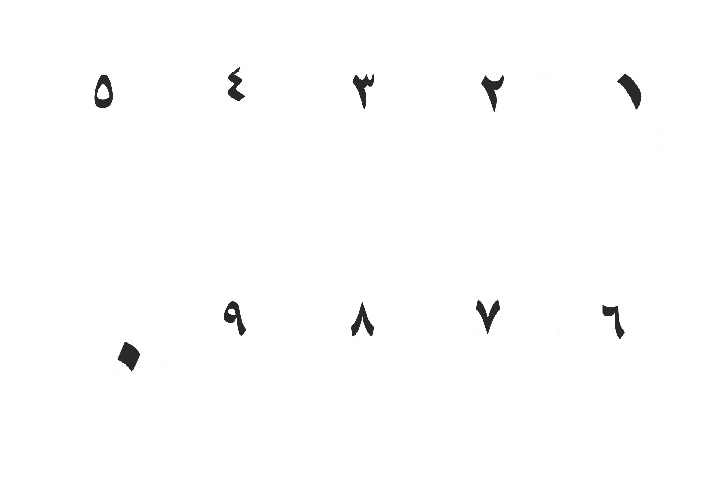
#> input picture ind.jpg, 712 x 488 px
$ python Main.py   (Python 2 division)   (older library calls are emulated)
#> lines starting #> are read from the running program, lines starting #| are printed output that depends on the picture; after the words box and inside, x2 and y2 are one past the last pixel; in counts of white or black regions, pixels touching at a corner belong together
import sys

import numpy as np
import cv2

im = cv2.imread('ind.jpg')
#> im is the input picture: shape (488, 712, 3); min 22, max 255, mean 253
im3 = im.copy()

gray = cv2.cvtColor(im, cv2.COLOR_BGR2GRAY)
blur = cv2.GaussianBlur(gray, (5, 5), 0)
thresh = cv2.adaptiveThreshold(blur, 255, 1, 1, 11, 2)
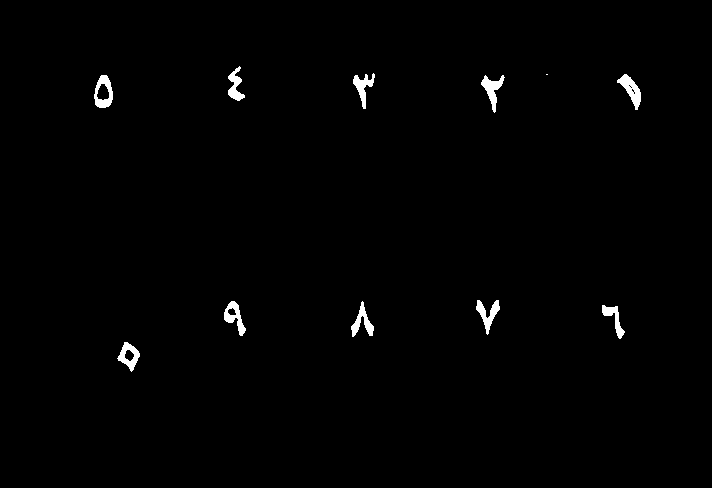
#> thresh: shape (488, 712); 0.93% white; 11 white regions (1 under 20 px)

#################      Now finding Contours         ###################

_, contours, hierarchy = cv2.findContours(thresh, cv2.RETR_LIST, cv2.CHAIN_APPROX_SIMPLE)
#> contours = 19 contours, 6 with area under 20; largest, box (x1, y1, x2, y2) and area: (94, 75, 113, 108) 448, (117, 342, 140, 372) 348, (617, 74, 641, 110) 338, (224, 301, 246, 336) 320, (481, 75, 505, 113) 298

samples = np.empty((0, 100))
responses = []
keys = [i for i in range(48, 58)]

for cnt in contours:
    if cv2.contourArea(cnt) > 50:
        [x, y, w, h] = cv2.boundingRect(cnt)

        if h > 28:
            cv2.rectangle(im, (x, y), (x + w, y + h), (0, 0, 255), 2)
            roi = thresh[y:y + h, x:x + w]
            roismall = cv2.resize(roi, (10, 10))
            cv2.imshow('norm', im)
            key = cv2.waitKey(0)

            if key == 27:  # (escape to quit)
                sys.exit()
#> (the program exits here)

$ run again, with pitrain.jpg copied over ind.jpg
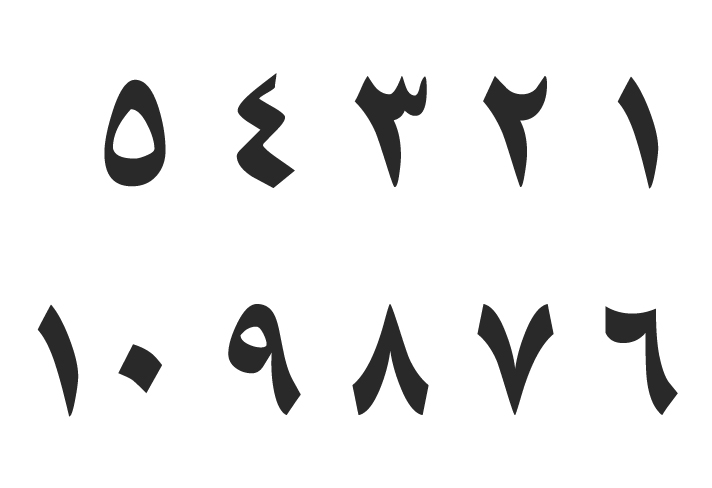
#> input picture pitrain.jpg, 712 x 488 px
#> im is the input picture: shape (488, 712, 3); min 39, max 255, mean 236.4
#> `thresh = cv2.adaptiveThreshold(blur, 255, 1, 1, 11, 2)`:
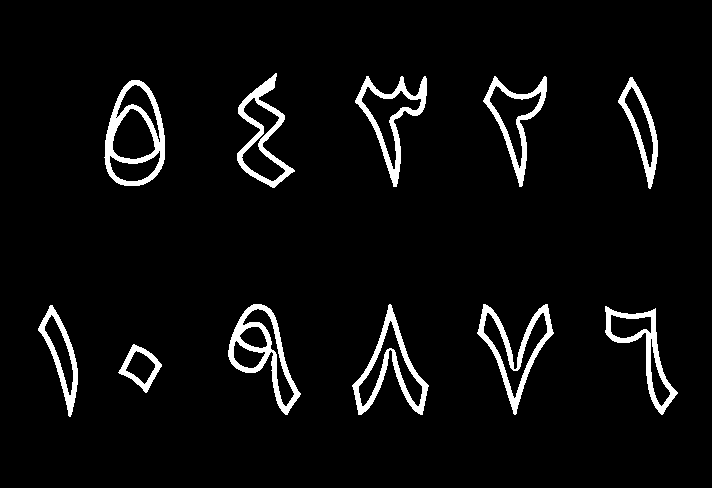
#> thresh: shape (488, 712); 5% white; 11 white regions
#> contours = 28 contours, 1 with area under 20; largest, box (x1, y1, x2, y2) and area: (104, 80, 165, 186) 4887, (228, 304, 301, 415) 3578, (352, 304, 429, 415) 3098, (477, 304, 554, 415) 3077, (355, 76, 427, 187) 2928
